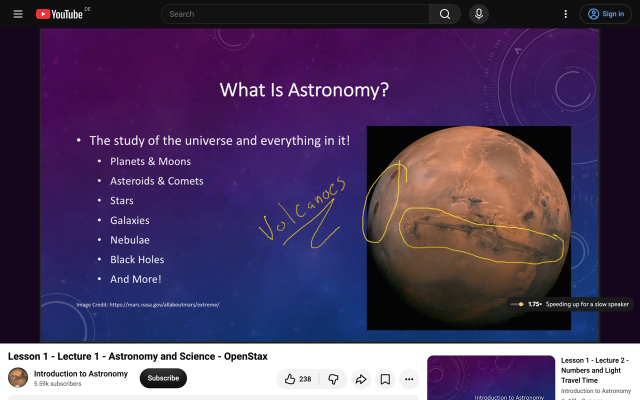
#> input picture store-assets/store/01-hero-adaptive-playback.png, 1280 x 800 px, found by its file name (shown at 1/2 size)
$ python make_store_graphics.py
#> lines starting #> are read from the running program, lines starting #| are printed output that depends on the picture
"""Compose the Chrome Web Store graphics: screenshots (1280x800, full bleed, square corners) and
the small promo tile (440x280).

    python3 store-assets/make_store_graphics.py    # run from the repo root; needs Pillow

Layout: a ViewPace-branded text band across the top, the real product screenshot filling the
rest edge to edge. Screenshots come from store-assets/raw/ (never modified) and are only cropped
and scaled; no UI is added or altered. Font: Plus Jakarta Sans (SIL OFL, see fonts/OFL.txt).
"""
from pathlib import Path

from PIL import Image, ImageDraw, ImageFont

RAW = Path("store-assets/raw")
OUT = Path("store-assets/final")
ICON = Path("static/icons/icon-128.png")
ICON_MASTER = Path("assets/viewpace-icon-source.png")
FONT = "store-assets/fonts/PlusJakartaSans-Variable.ttf"

W, H = 1280, 800
BAND = 200  # height of the text band; the screenshot fills the remaining 1280x600
MARGIN = 64

# Brand colours sampled from the ViewPace icon's gradient, darkened for a quiet background.
BG_LEFT = (12, 22, 66)  # deep blue
BG_RIGHT = (44, 20, 94)  # deep violet
HEADLINE = (255, 255, 255)
SUPPORT = (176, 198, 255)  # light periwinkle, from the icon's cyan-blue end

GRAPHICS = [
    {
        "out": "01-hero.png",
        "src": "01-hero-adaptive-playback.png",
        # Right part of the player around the ViewPace badge (2560x1600 capture), zoomed so the
        # badge reads clearly.
        "crop": (960, 600, 2560, 1350),
        "headline": "YouTube at the right speed, automatically.",
        "support": "Easy parts faster. Harder parts slower.",
    },
    {
        "out": "02-controls.png",
        "src": "02-controls-popup-in-context.png",
        # Toolbar (full URL), YouTube logo and the ViewPace panel over the video (3024x1964 capture).
        "crop": (141, 148, 3024, 1500),
        "headline": "Choose your pace. ViewPace does the rest.",
        "support": None,
    },
    {
        "out": "03-smart-pacing.png",
        "src": "03-smart-pacing-in-player.png",
        # Whole player (text-heavy slide: a tighter crop would cut sentences), badge bottom right.
        "crop": (0, 172, 2560, 1372),
        "headline": "Understands what's being said. On your device.",
        "support": "Smart Pacing uses Chrome's on-device AI.",
    },
]


# [14 lines left out: functions font, fitted, not called in this run]


def band() -> Image.Image:
    """Horizontal blue-to-violet gradient."""
    g = Image.new("RGB", (W, 1))
    for x in range(W):
        t = x / (W - 1)
        g.putpixel((x, 0), tuple(round(a + (b - a) * t) for a, b in zip(BG_LEFT, BG_RIGHT)))
    return g.resize((W, BAND))


def compose(spec: dict) -> Image.Image:
    canvas = Image.new("RGB", (W, H))
#> canvas: PIL image 1280x800 RGB; every value is 0
    canvas.paste(band(), (0, 0))
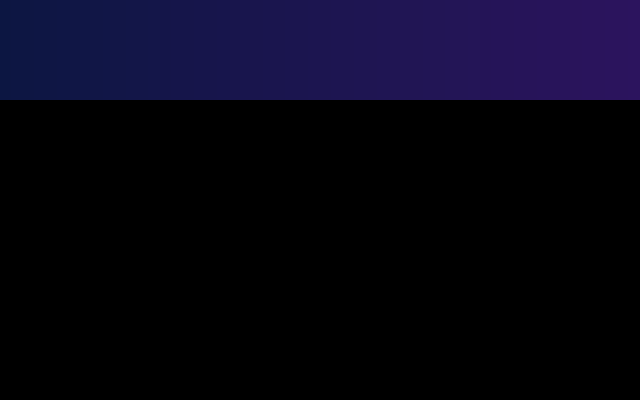
#> canvas: PIL image 1280x800 RGB (shown at 1/2 size); mean R, G, B 7, 5.2, 20

    shot = Image.open(RAW / spec["src"]).convert("RGB").crop(spec["crop"])
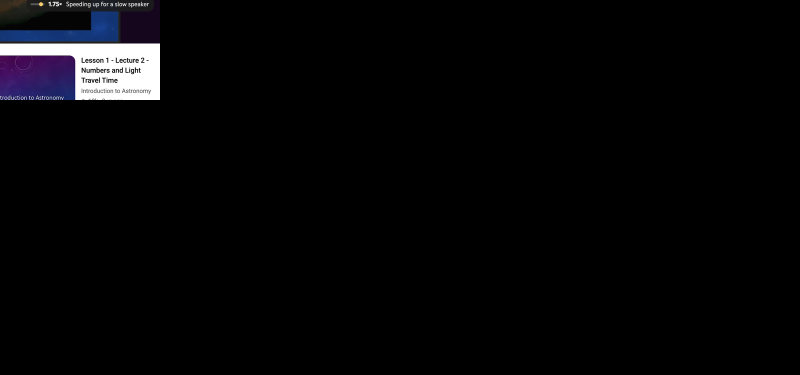
#> shot: PIL image 1600x750 RGB (shown at 1/2 size); mean R, G, B 5.8, 5.6, 6.9
    if abs(shot.width / shot.height - W / (H - BAND)) > 2e-3:
        raise SystemExit(f"{spec['src']}: crop must be {W}:{H - BAND}, got {shot.size}")
    canvas.paste(shot.resize((W, H - BAND), Image.Resampling.LANCZOS), (0, BAND))
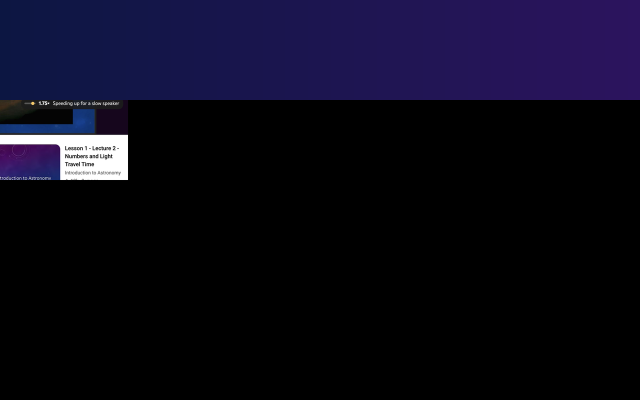
#> canvas: PIL image 1280x800 RGB (shown at 1/2 size); mean R, G, B 11.3, 9.4, 25.1

    icon_size = 64
#> (the run stopped early here; a loop or call above may not have finished)
